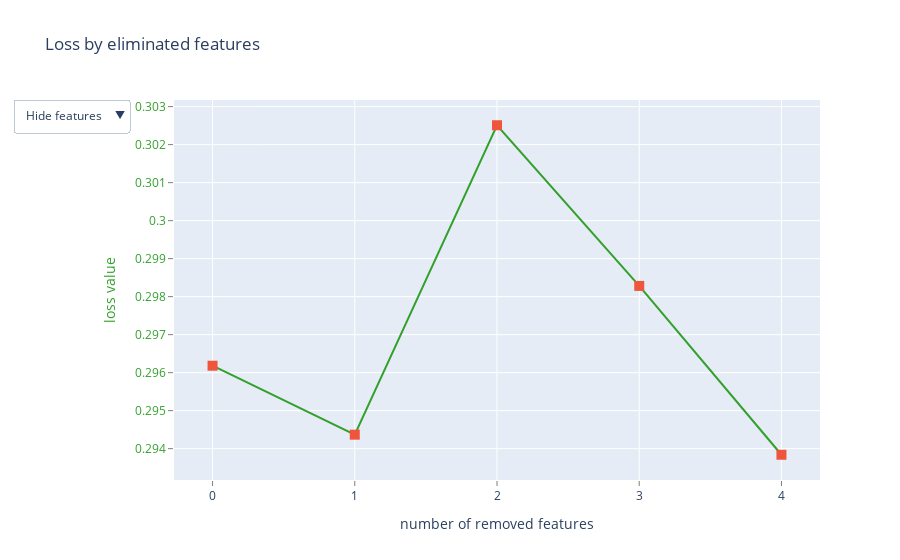

Notebook code for this chart:
### Code cell
synthetic_shap_summary = select_features_syntetic_RGSR(algorithm=EFeaturesSelectionAlgorithm.RecursiveByShapValues, steps=4)

### Figure 1 — Plotly figure (JSON) as saved in the notebook; plotly's stock layout.template omitted (floating-point values rounded to 4 significant figures)
{"data": [{"line": {"color": "rgb(51,160,44)"}, "mode": "lines+markers", "name": "", "text": ["", "sex", "breed_pure", "color", "outcome_season"], "type": "scatter", "x": [0, 1, 2, 3, 4], "y": [0.2962, 0.2944, 0.3025, 0.2983, 0.2938]}, {"marker": {"size": 10, "symbol": "square"}, "mode": "markers", "name": "", "text": ["", "sex", "breed_pure", "color", "outcome_season"], "type": "scatter", "x": [0, 1, 2, 3, 4], "y": [0.2962, 0.2944, 0.3025, 0.2983, 0.2938]}, {"mode": "text", "name": "", "text": ["", "0", "2", "3", "5"], "textfont": {"color": "rgb(51,160,44)", "family": "sans serif", "size": 18}, "textposition": "bottom center", "type": "scatter", "visible": false, "x": [0, 1, 2, 3, 4], "y": [0.2962, 0.2944, 0.3025, 0.2983, 0.2938]}, {"mode": "text", "name": "", "text": ["", "sex", "breed_pure", "color", "outcome_season"], "textfont": {"color": "rgb(51,160,44)", "family": "sans serif", "size": 18}, "textposition": "bottom center", "type": "scatter", "visible": false, "x": [0, 1, 2, 3, 4], "y": [0.2962, 0.2944, 0.3025, 0.2983, 0.2938]}], "layout": {"showlegend": false, "title": {"text": "Loss by eliminated features"}, "updatemenus": [{"active": 0, "buttons": [{"args": [{"visible": [true, true, false, false]}], "label": "Hide features", "method": "update"}, {"args": [{"visible": [true, true, true, false]}], "label": "Show indices", "method": "update"}, {"args": [{"visible": [true, true, false, true]}], "label": "Show names", "method": "update"}], "pad": {"r": 10, "t": 10}, "showactive": true, "x": -0.25, "xanchor": "left", "y": 1.03, "yanchor": "top"}], "xaxis": {"gridcolor": "rgb(255,255,255)", "showgrid": true, "showline": false, "showticklabels": true, "tickcolor": "rgb(127,127,127)", "ticks": "outside", "title": {"text": "number of removed features"}, "zeroline": false}, "yaxis": {"gridcolor": "rgb(255,255,255)", "showgrid": true, "showline": false, "showticklabels": true, "tickcolor": "rgb(127,127,127)", "tickfont": {"color": "rgb(51,160,44)"}, "ticks": "outside", "title": {"font": {"color": "rgb(51,160,44)"}, "text": "loss value"}, "zeroline": false}}}
